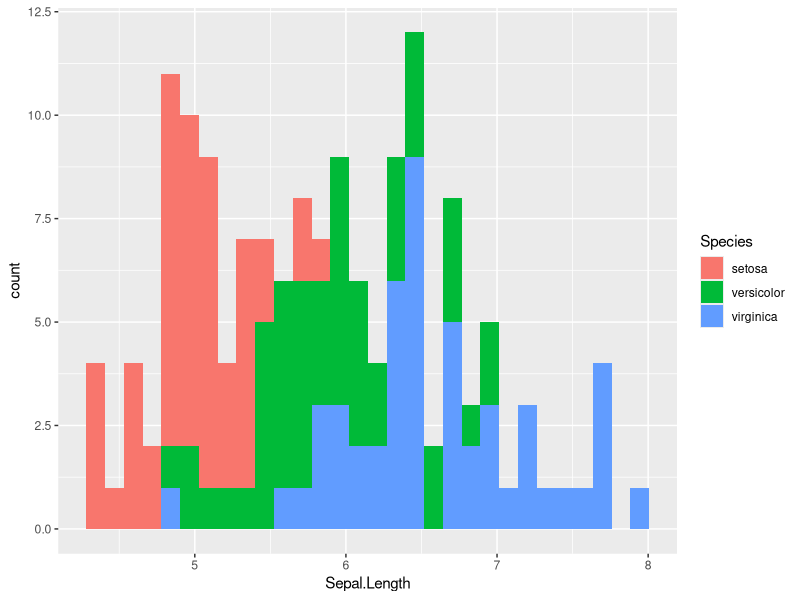
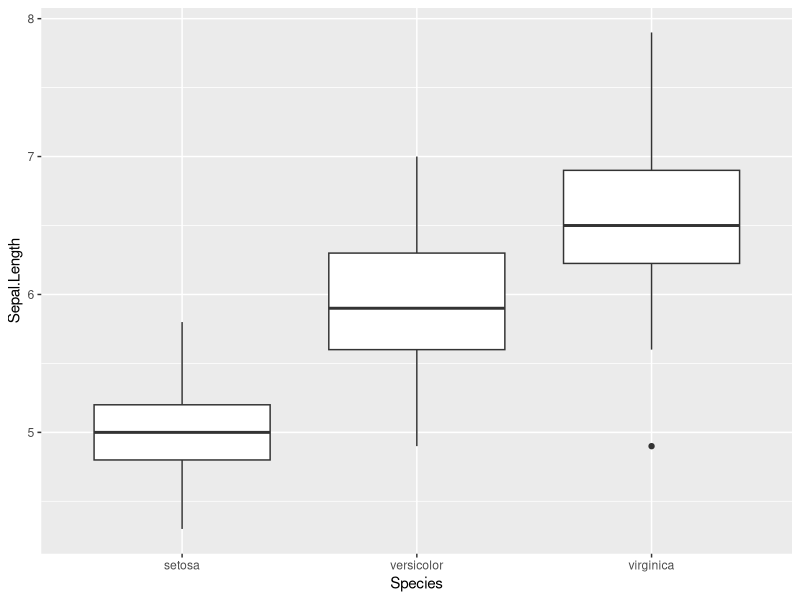
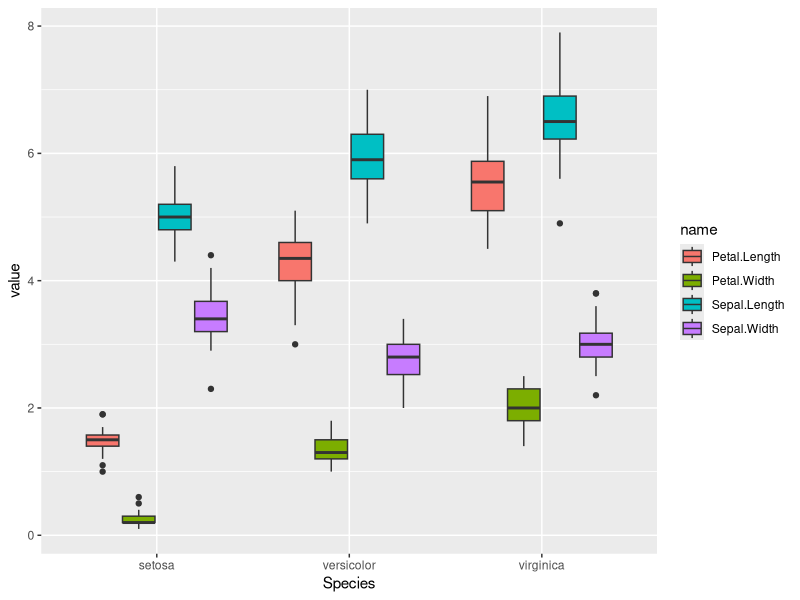
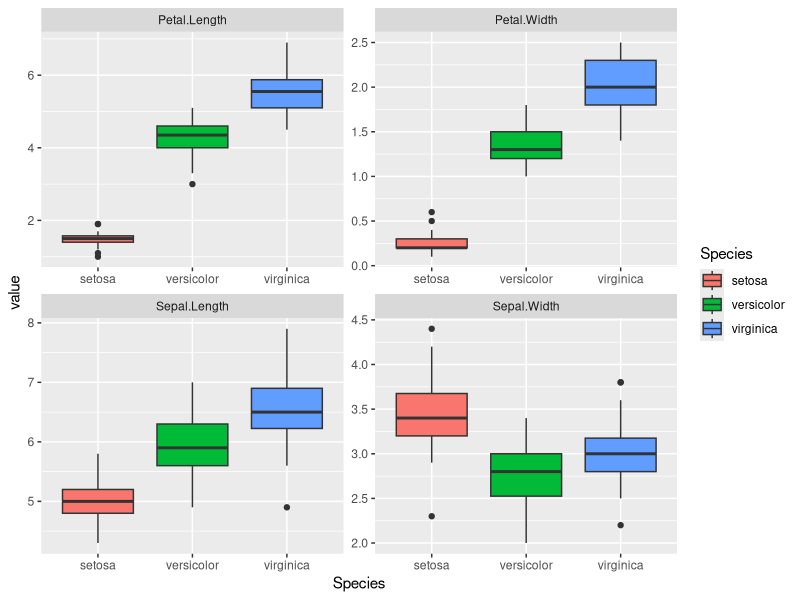
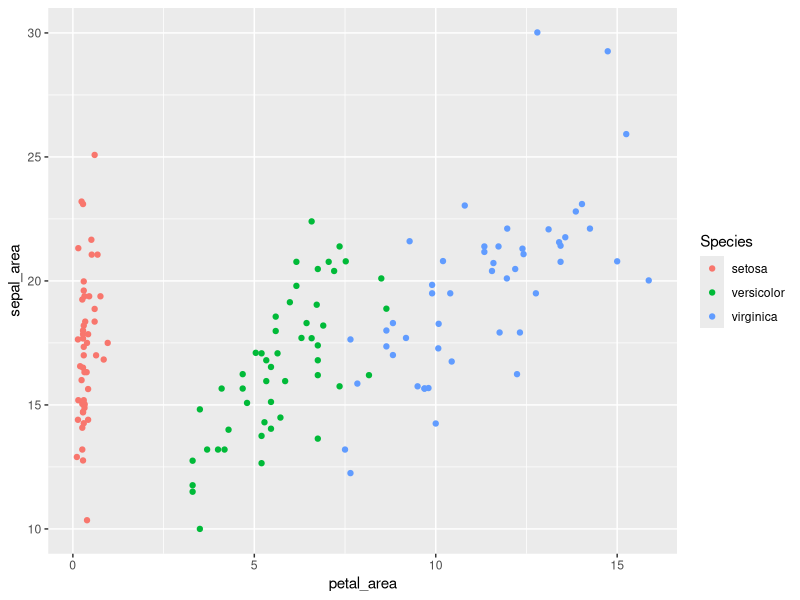

Generate these figures, in order, with R:
# It's quite common to have data stored in an excel file (or several!).
# Hopefully, the excel files have been structured in such a way as to have
# each row be a unique record and each column a different variable. Sometimes,
# excel sheets look more like a cluttered desk - up top, there's a table
# of info, but below, there are little hand-made summaries and possibly
# unrelated data... this style of excel sheet is not your friend in R...

# To read and write excel files, we can use the {openxlsx} package (other options
# exist - but I've found success with this package).

library(tidyverse)

install.packages('openxlsx')

library(openxlsx)

# Let's read in a 'toy' dataset of three species of iris flowers and their
# measurements.
iris = read.xlsx('data/iris_data.xlsx')

# Let's check out the data.
iris

# Note that all 150 rows are printed to the console. This is not very
# helpful if we are curious about what the column names are, or the data types.

# We can convert this data.frame to a 'tibble', {tidyverse}'s answer
# to this inconvenience.
iris = as_tibble(iris)

iris

# Now we get a snapshot of the top 10 rows, plus the column names and data types.

# Let's make a quick histogram and a boxplot to explore our data visually.

ggplot(iris) +
  geom_histogram(aes(Sepal.Length, fill = Species))


ggplot(iris) +
  geom_boxplot(aes(x = Species, y = Sepal.Length))

# Very cool - virginica has the largest sepals, setosa the smallest (these
# differences might or might not be statistically significant - more on
# this later!)

# Note that there are 4 columns with measurements... it would be nice
# if we could get a glance at all four variables in one go, no?
# This will require that we transform our data - specifically, from its
# current 'wide' format to a 'long' format: observe!

iris %>%
  # Select all columns except Species for the pivot...
  pivot_longer(cols = -Species)


# Now our table has 600 rows and 3 columns; the column names we had before
# have been placed into a new column called 'name', and the measurement
# values have been placed into a new column named 'value'. We can set
# those new columns' names to be more meaninful, but for now, they're ok.

# This time, I'm going to take our original dataset, pipe it into
# a pivot_longer(), and then pipe the result of that code directly
# into a ggplot!

iris %>%
  pivot_longer(-Species) %>%
  ggplot() +
  geom_boxplot(aes(x = Species, y = value, fill = name))

# Getting there... but still hard to read! Let's separate each measurement
# type into its own plot 'facet'

iris %>%
  pivot_longer(-Species) %>%
  ggplot() +
  geom_boxplot(aes(x = Species, y = value, fill = Species)) +
  facet_wrap( ~ name, scales = 'free')

# Note: the "scales = 'free'" in our facet_wrap call means the x and y axes
# of each facet get automatically adjusted for the data in the facet.
# If we don't set this argument to be 'free', the plots can be a little
# hard to read. Try it out, though!



# Let's make a new column: estimated area of flower petals and sepals.
# We'll use one of the {tidyverse} methods for making new columns: mutate()
iris = iris %>%
  mutate(petal_area = Petal.Length * Petal.Width) %>%
  mutate(sepal_area = Sepal.Length * Sepal.Width)

# Quick visual check...
ggplot(aes(x = petal_area, y = sepal_area, col = Species), data = iris) +
  geom_point()

# Setosa has small petals, big sepals, versicolor has moderately sized petals
# and sepals, and virginica has pretty big flower parts!

# Let's write out these results...

openxlsx::write.xlsx(iris, 'output/iris_results.xlsx')

# Note that the {openxlsx} package gives us 2 ways to write an excel file:
# 1. The write.xlsx() function we used above, which is easy and efficient.
# 2. The ability to create an excel workbook INSIDE R, which allows us to
#    add sheets to the workbook, set formatting rows and columns inside the sheets,
#    etc., and then write the workbook out to our computer. Cool but complicated!
